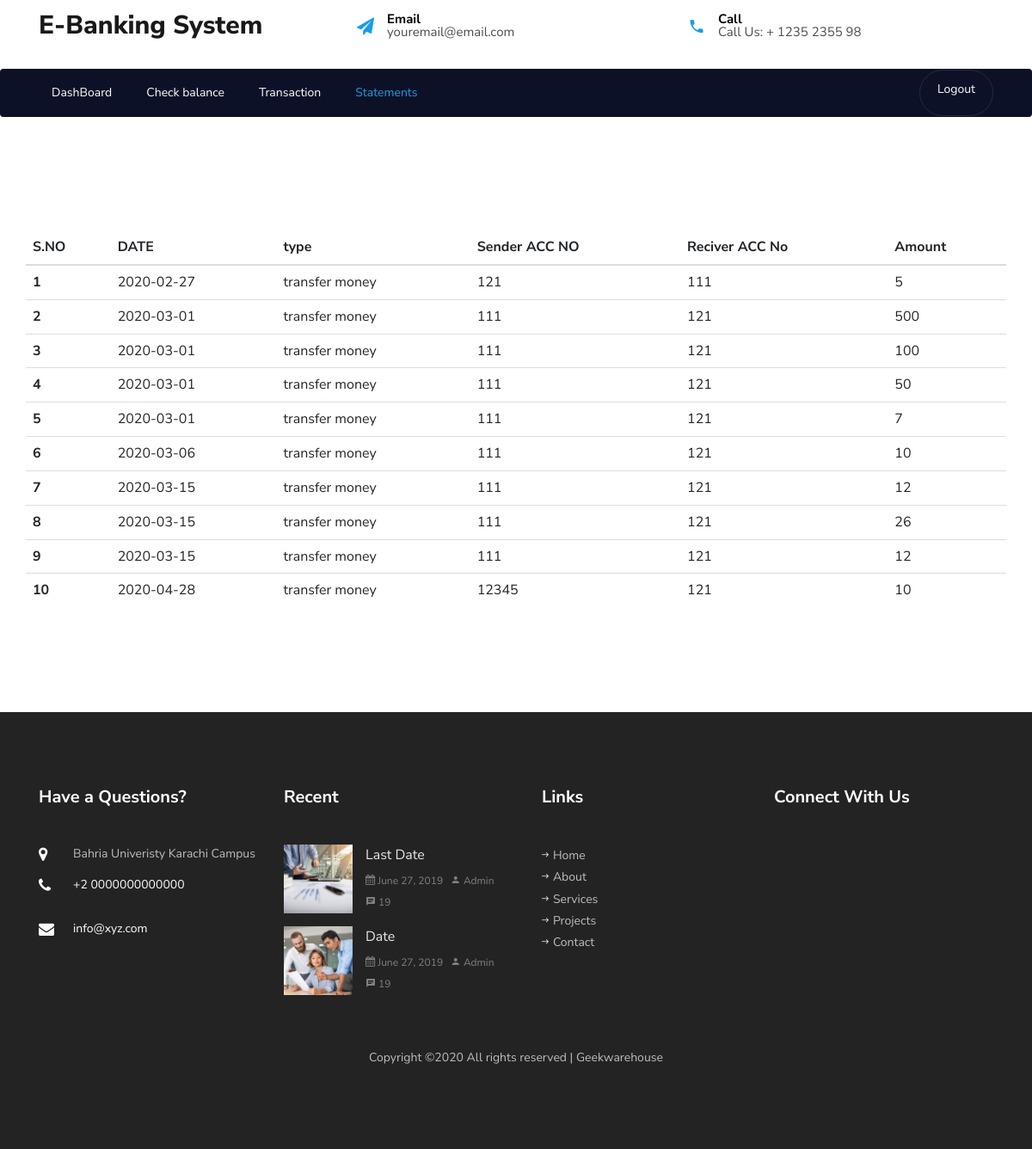
/statment.php (signed in), run on the app's committed database.
### tables this page shows
CREATE TABLE `transactions` (
  `sno` int(11) NOT NULL,
  `type` varchar(25) NOT NULL,
  `amount` double NOT NULL,
  `sender_acc_no` int(25) NOT NULL,
  `receiver_acc_no` int(25) NOT NULL,
  `date` date NOT NULL
);

### www/session.php (called while the page is built, shortened)
<?php
   $user_check = $_SESSION['login_user'];
?>

### www/dataPopulation.php (called while the page is built, shortened)
<?php
   include("session.php");
   $sql2 = "SELECT * FROM account where cnic = (SELECT cnic from registration WHERE userName = '$user_check')";
   $result2 = mysqli_query($db,$sql2);
    $row2 = mysqli_fetch_array($result2,MYSQLI_ASSOC);
    $sql = "SELECT * FROM `transactions` WHERE sender_acc_no =".$row2['account_no']." OR receiver_acc_no =".$row2['account_no'];
    $result = $db->query($sql);
?>

### www/statment.php (the view, shortened to what this page needs)
<?php
    include("dataPopulation.php");
    include('session.php');
?>
<!DOCTYPE html>
<html lang="en">
  <head>
    <link rel="stylesheet" href="css/captchaStyle.css">
    <link rel="stylesheet" href="https://maxcdn.bootstrapcdn.com/bootstrap/3.3.7/css/bootstrap.min.css">
    <link rel="stylesheet" href="css/open-iconic-bootstrap.min.css">
    <link rel="stylesheet" href="css/animate.css">
    <link rel="stylesheet" href="css/loginStyle.css">
    <link rel="stylesheet" href="css/owl.carousel.min.css">
    <link rel="stylesheet" href="css/owl.theme.default.min.css">
    <link rel="stylesheet" href="css/magnific-popup.css">
    <link rel="stylesheet" href="css/aos.css">
    <link rel="stylesheet" href="css/ionicons.min.css">
    <link rel="stylesheet" href="css/flaticon.css">
    <link rel="stylesheet" href="css/icomoon.css">
    <link rel="stylesheet" href="css/style.css">
    <link rel="stylesheet" href="css/registrationStyle.css">
  </head>
  <body>
	  <div class="bg-top navbar-light">
    	<div class="container">
    		<div class="row no-gutters d-flex align-items-center align-items-stretch">
    			<div class="col-md-4 d-flex align-items-center py-4">
    				<a class="navbar-brand" href="index.html">E-Banking System</a>
    			</div>
	    		<div class="col-lg-8 d-block">
		    		<div class="row d-flex">
					    <div class="col-md d-flex topper align-items-center align-items-stretch py-md-4">
					    	<div class="icon d-flex justify-content-center align-items-center"><span class="icon-paper-plane"></span></div>
					    	<div class="text">
					    		<span>Email</span>
						    	<span>youremail@email.com</span>
						    </div>
					    </div>
					    <div class="col-md d-flex topper align-items-center align-items-stretch py-md-4">
					    	<div class="icon d-flex justify-content-center align-items-center"><span class="icon-phone2"></span></div>
						    <div class="text">
						    	<span>Call</span>
						    	<span>Call Us: + 1235 2355 98</span>
						    </div>
					    </div>
				    </div>
			    </div>
		    </div>
		  </div>
    </div>
    <nav class="navbar navbar-expand-lg navbar-dark bg-dark ftco-navbar-light" id="ftco-navbar">
	    <div class="container d-flex align-items-center">
	      <form action="#" class="searchform order-lg-last">
          <div class="form-group d-flex">
          <ul class="navbar-nav mr-auto">
	          <li class="nav-item "><a href="logout.php" class="nav-link">Logout</a></li>
	        </ul>
          </div>
        </form>
	      <div class="collapse navbar-collapse" id="ftco-nav">
	        <ul class="navbar-nav mr-auto">
			<li class="nav-item"><a href="dashBoard.php" class="nav-link pl-0">DashBoard</a></li>
	        	<li class="nav-item"><a href="checkBalance.php" class="nav-link">Check balance</a></li>
            <li class="nav-item"><a href="transaction.php" class="nav-link">Transaction</a></li>
            <li class="nav-item active"><a href="statment.php" class="nav-link">Statements</a></li>
	        </ul>
	      </div>
	    </div>
	  </nav>
    <section class="ftco-section contact-section">
    <div class="container">
        <div class="row">
        <table class="table table-hover">
  <thead>
    <tr>
      <th scope="col">S.NO</th>
      <th scope="col">DATE</th>
      <th scope="col">type</th>
      <th scope="col">Sender ACC NO</th>
      <th scope="col">Reciver ACC No</th>
      <th scope="col">Amount</th>
    </tr>
  </thead>
  <tbody>
  <?php
    if ($result->num_rows > 0) {
      $i=0;
      while($row = $result->fetch_assoc()) {
        $i++;
          ?>
          <tr>
      <th scope="row"><?php echo $i;?></th>
      <td><?php echo $row['date']; ?></td>
      <td><?php echo $row['type'];?></td>
      <td><?php echo $row['sender_acc_no'];?></td>
      <td><?php echo $row['receiver_acc_no'];?></td>
      <td><?php echo $row['amount'];?></td>
    </tr>
          <?php
      }
      } else {
          echo "0 results";
      }
  ?>
  </tbody>
</table>
        </div>
    </div>
    </section>
    <footer class="ftco-footer ftco-bg-dark ftco-section">
      <div class="container">
        <div class="row mb-5">
          <div class="col-md-6 col-lg-3">
            <div class="ftco-footer-widget mb-5">
            	<h2 class="ftco-heading-2">Have a Questions?</h2>
            	<div class="block-23 mb-3">
	              <ul>
	                <li><span class="icon icon-map-marker"></span><span class="text">Bahria Univeristy Karachi Campus</span></li>
	                <li><a href="#"><span class="icon icon-phone"></span><span class="text">+2 0000000000000</span></a></li>
	                <li><a href="#"><span class="icon icon-envelope"></span><span class="text">info@xyz.com</span></a></li>
	              </ul>
	            </div>
            </div>
          </div>
          <div class="col-md-6 col-lg-3">
            <div class="ftco-footer-widget mb-5">
              <h2 class="ftco-heading-2">Recent</h2>
              <div class="block-21 mb-4 d-flex">
                <a class="blog-img mr-4" style="background-image: url(images/image_1.jpg);"></a>
                <div class="text">
                  <h3 class="heading"><a href="#">Last Date</a></h3>
                  <div class="meta">
                    <div><a href="#"><span class="icon-calendar"></span> June 27, 2019</a></div>
                    <div><a href="#"><span class="icon-person"></span> Admin</a></div>
                    <div><a href="#"><span class="icon-chat"></span> 19</a></div>
                  </div>
                </div>
              </div>
              <div class="block-21 mb-5 d-flex">
                <a class="blog-img mr-4" style="background-image: url(images/image_2.jpg);"></a>
                <div class="text">
                  <h3 class="heading"><a href="#">Date</a></h3>
                  <div class="meta">
                    <div><a href="#"><span class="icon-calendar"></span> June 27, 2019</a></div>
                    <div><a href="#"><span class="icon-person"></span> Admin</a></div>
                    <div><a href="#"><span class="icon-chat"></span> 19</a></div>
                  </div>
                </div>
              </div>
            </div>
          </div>
          <div class="col-md-6 col-lg-3">
            <div class="ftco-footer-widget mb-5 ml-md-4">
              <h2 class="ftco-heading-2">Links</h2>
              <ul class="list-unstyled">
                <li><a href="#"><span class="ion-ios-arrow-round-forward mr-2"></span>Home</a></li>
                <li><a href="#"><span class="ion-ios-arrow-round-forward mr-2"></span>About</a></li>
                <li><a href="#"><span class="ion-ios-arrow-round-forward mr-2"></span>Services</a></li>
                <li><a href="#"><span class="ion-ios-arrow-round-forward mr-2"></span>Projects</a></li>
                <li><a href="#"><span class="ion-ios-arrow-round-forward mr-2"></span>Contact</a></li>
              </ul>
            </div>
          </div>
          <div class="col-md-6 col-lg-3">
            <div class="ftco-footer-widget mb-5">
            	<h2 class="ftco-heading-2 mb-0">Connect With Us</h2>
            	<ul class="ftco-footer-social list-unstyled float-md-left float-lft mt-3">
              </ul>
            </div>
          </div>
        </div>
        <div class="row">
          <div class="col-md-12 text-center">
          <p>
  Copyright &copy;<script>document.write(new Date().getFullYear());</script> All rights reserved | <a href="https://geekwarehouse.org" target="_blank">Geekwarehouse</a>
  </p>
          </div>
        </div>
      </div>
    </footer>
  </body>
</html>

### www/css/icomoon.css (style rules this page uses)
[class^="icon-"], [class*=" icon-"] { font-family: 'icomoon' !important; speak: none; font-style: normal; font-weight: normal; font-variant: normal; text-transform: none; line-height: 1; -webkit-font-smoothing: antialiased; -moz-osx-font-smoothing: grayscale; }
.icon-map-marker:before { content: "\f041"; }
.icon-calendar:before { content: "\f073"; }
.icon-phone:before { content: "\f095"; }
.icon-envelope:before { content: "\f0e0"; }
.icon-paper-plane:before { content: "\f1d8"; }
.icon-phone2:before { content: "\e0cd"; }
.icon-chat:before { content: "\e0b7"; }
.icon-person:before { content: "\e7fd"; }

### data on the page
transactions: date "2020-02-27", type "transfer money", sender_acc_no "121", receiver_acc_no "111", amount "5"
transactions: date "2020-03-01", type "transfer money", sender_acc_no "111", receiver_acc_no "121", amount "500"
transactions: date "2020-03-01", type "transfer money", sender_acc_no "111", receiver_acc_no "121", amount "100"
transactions: date "2020-03-01", type "transfer money", sender_acc_no "111", receiver_acc_no "121", amount "50"
transactions: date "2020-03-01", type "transfer money", sender_acc_no "111", receiver_acc_no "121", amount "7"
transactions: date "2020-03-06", type "transfer money", sender_acc_no "111", receiver_acc_no "121", amount "10"
transactions: date "2020-03-15", type "transfer money", sender_acc_no "111", receiver_acc_no "121", amount "12"
transactions: date "2020-03-15", type "transfer money", sender_acc_no "111", receiver_acc_no "121", amount "26"
transactions: date "2020-03-15", type "transfer money", sender_acc_no "111", receiver_acc_no "121", amount "12"
transactions: date "2020-04-28", type "transfer money", sender_acc_no "12345", receiver_acc_no "121", amount "10"
